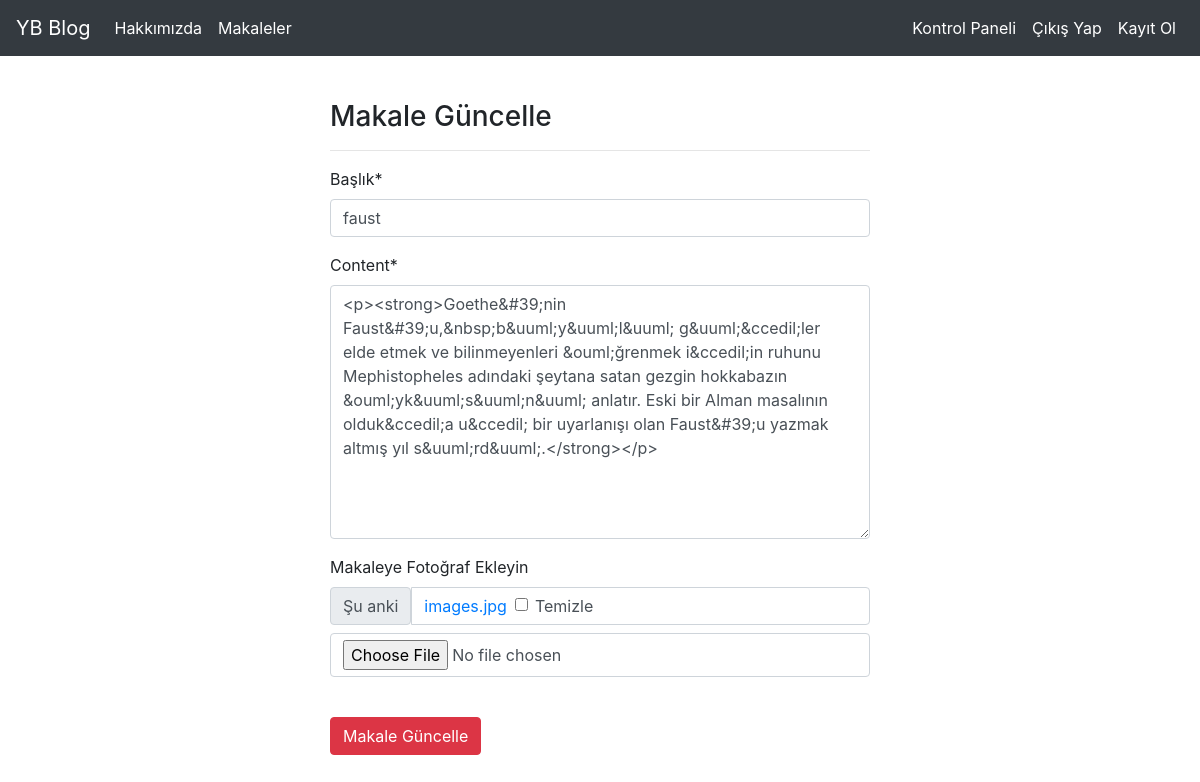
The page /articles/update/17 (signed in) on the database its author committed.
### article/models.py (models this page shows, shortened)
class Article(models.Model):
    author=models.ForeignKey("auth.user",on_delete=models.CASCADE,verbose_name="Yazar")
    title=models.CharField(max_length=50,verbose_name="Başlık")
    content = RichTextField()
    created_date=models.DateTimeField(auto_now_add=True,verbose_name="Oluşturulma Tarihi")
    article_image=models.FileField(blank=True,null=True,verbose_name="Makaleye Fotoğraf Ekleyin")
    class Meta:
        ordering = ["-created_date"]

### article/views.py (the view)
# urls.py: path('update/<int:id>',views.updateArticle,name="article"),
@login_required(login_url="/user/login/")
def updateArticle(request,id):
    article=get_object_or_404(Article,id=id)
    form=ArticleForm(request.POST or None,request.FILES or None,instance=article)
    if form.is_valid():
        article= form.save(commit=False)
        article.author=request.user
        article.save()
        messages.success(request,"Makale Başarıyla Kaydedildi")
        return redirect("article:dashboard")
    return render(request,"update.html",{"form":form})

### article/forms.py
class ArticleForm(forms.ModelForm):
    class Meta:
        model=Article
        fields=["title","content","article_image"]

### templates/update.html (shortened to what this page needs)
{% extends "layout.html" %}
{% block body %}
{% load crispy_forms_tags %}
<div class="row">
    <div class="col-md-6 offset-md-3">
        <h3>Makale Güncelle</h3>
        <hr>
        <form method="POST" enctype="multipart/form-data">
            {{ form|crispy }}
            <br>
            <button type="submit" class="btn btn-danger">Makale Güncelle</button>
        </form>
    </div>
</div>
{% endblock body %}

### rows shown on the page
Article: title "faust", content "<p><strong>Goethe&#39;nin Faust&#39;u,&nbsp;b&uuml;y&uuml;l&uuml; g&uuml;&ccedil;ler elde etmek ve bilinmeyenleri &ouml;ğrenmek i&ccedil;in ruhunu Mephistopheles adındaki şeytana satan gezgin hokkabazın &ouml;yk&uuml;s&uuml;n&uuml; anlatır. Eski bir Alman masalının olduk&ccedil;a u&ccedil; bir uyarlanışı olan Faust&#39;u yazmak altmış yıl s&uuml;rd&uuml;.</strong></p>"
